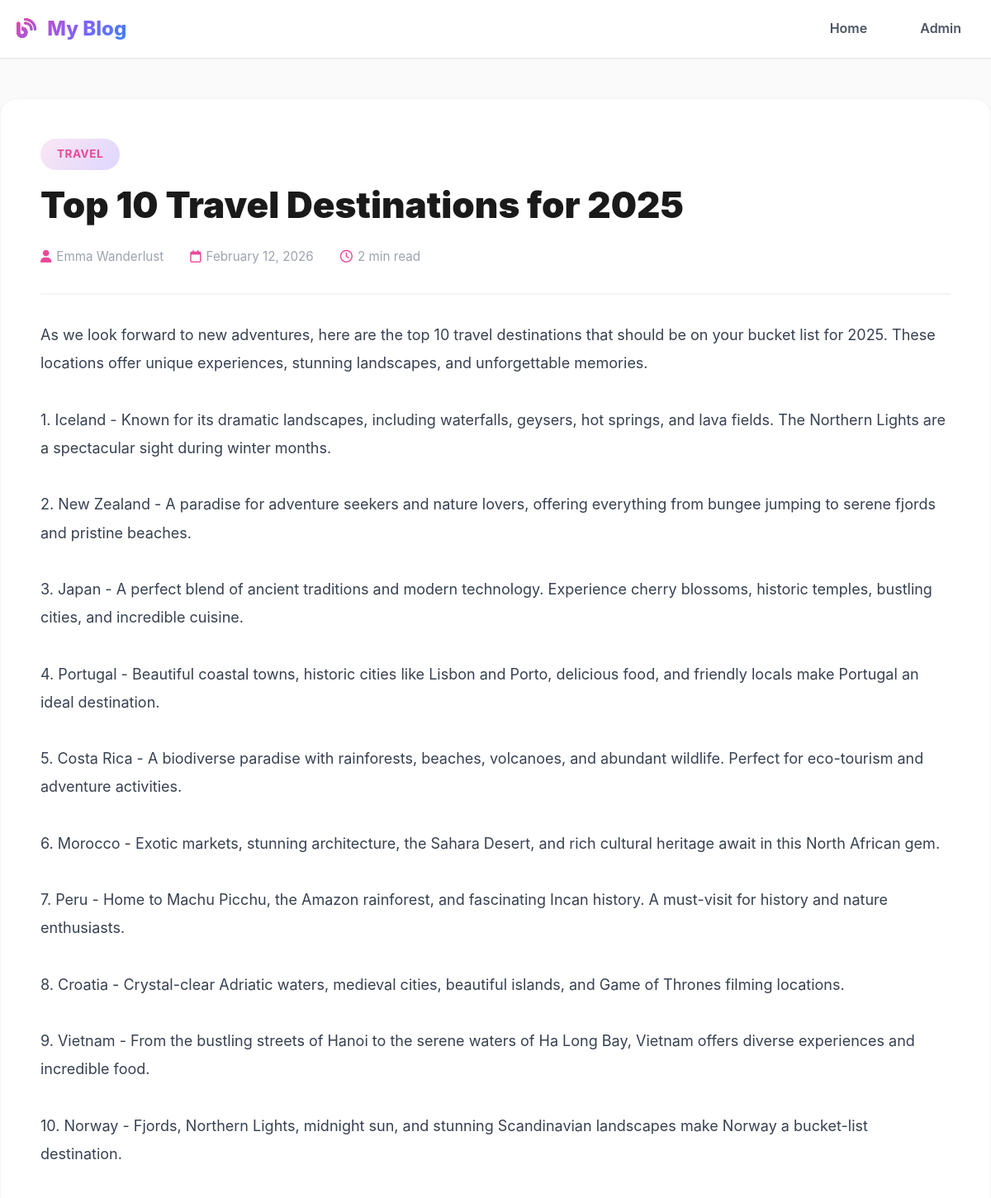
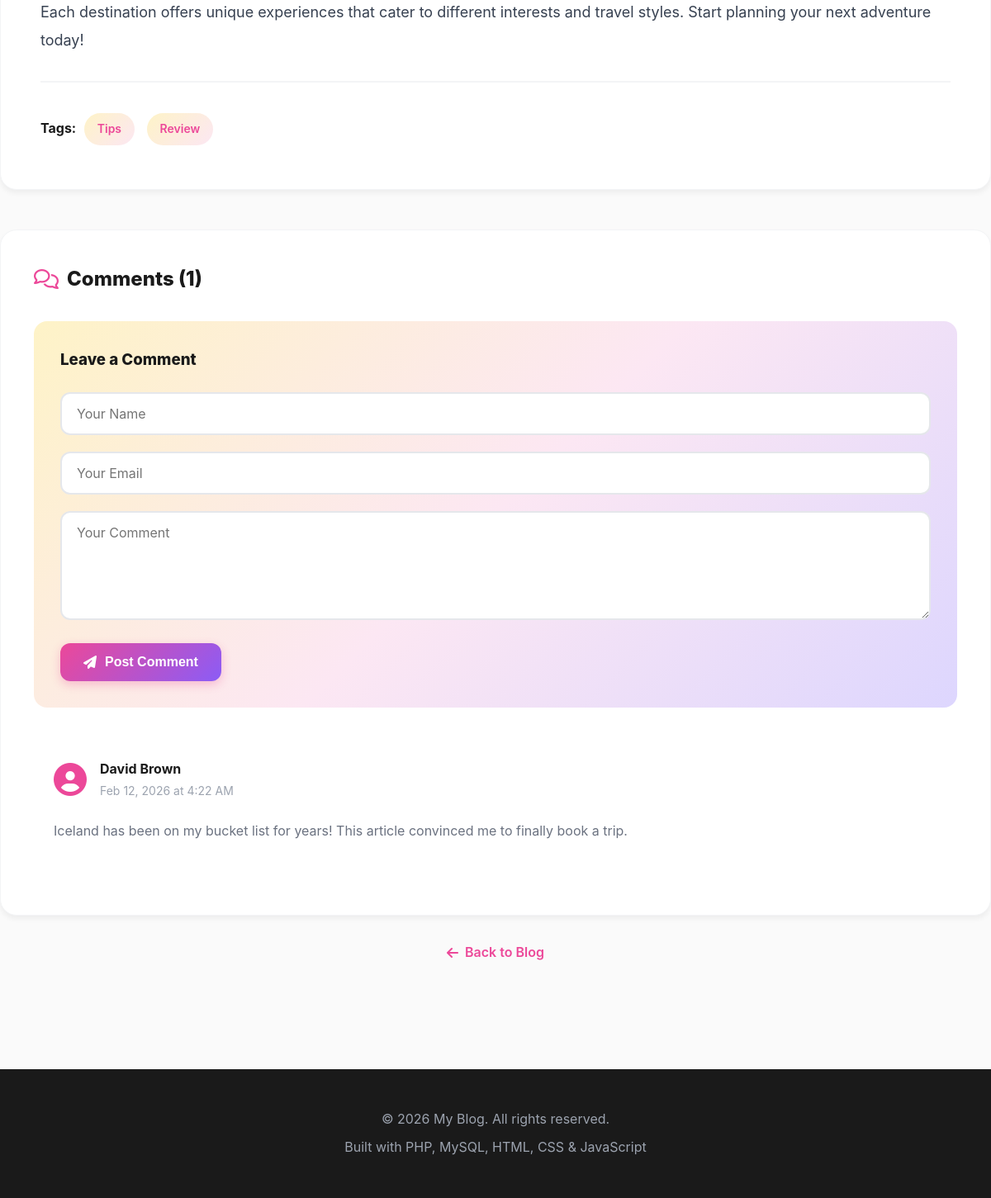
Screenshot of /post.php?id=3 with the database file from the repository (2 pictures, top to bottom).
### tables this page shows
CREATE TABLE IF NOT EXISTS posts (
    id INT PRIMARY KEY AUTO_INCREMENT,
    title VARCHAR(255) NOT NULL,
    content TEXT NOT NULL,
    category_id INT,
    author VARCHAR(100),
    created_at TIMESTAMP DEFAULT CURRENT_TIMESTAMP,
    updated_at TIMESTAMP DEFAULT CURRENT_TIMESTAMP ON UPDATE CURRENT_TIMESTAMP,
    FOREIGN KEY (category_id) REFERENCES categories(id) ON DELETE SET NULL
);

CREATE TABLE IF NOT EXISTS categories (
    id INT PRIMARY KEY AUTO_INCREMENT,
    name VARCHAR(100) NOT NULL,
    created_at TIMESTAMP DEFAULT CURRENT_TIMESTAMP
);

CREATE TABLE IF NOT EXISTS tags (
    id INT PRIMARY KEY AUTO_INCREMENT,
    name VARCHAR(50) NOT NULL UNIQUE,
    created_at TIMESTAMP DEFAULT CURRENT_TIMESTAMP
);

CREATE TABLE IF NOT EXISTS comments (
    id INT PRIMARY KEY AUTO_INCREMENT,
    post_id INT,
    name VARCHAR(100) NOT NULL,
    email VARCHAR(100) NOT NULL,
    comment TEXT NOT NULL,
    created_at TIMESTAMP DEFAULT CURRENT_TIMESTAMP,
    FOREIGN KEY (post_id) REFERENCES posts(id) ON DELETE CASCADE
);

### post.php (the view, shortened to what this page needs)
<?php
require_once 'includes/config.php';
$post_id = isset($_GET['id']) ? (int)$_GET['id'] : 0;
$query = "SELECT p.*, c.name as category_name
          FROM posts p
          LEFT JOIN categories c ON p.category_id = c.id
          WHERE p.id = ?";
$stmt = $conn->prepare($query);
$stmt->bind_param("i", $post_id);
$stmt->execute();
$result = $stmt->get_result();
$post = $result->fetch_assoc();
$tags_query = "SELECT t.name FROM tags t
               JOIN post_tags pt ON t.id = pt.tag_id
               WHERE pt.post_id = ?";
$stmt = $conn->prepare($tags_query);
$stmt->bind_param("i", $post_id);
$stmt->execute();
$tags_result = $stmt->get_result();
$comments_query = "SELECT * FROM comments WHERE post_id = ? ORDER BY created_at DESC";
$stmt = $conn->prepare($comments_query);
$stmt->bind_param("i", $post_id);
$stmt->execute();
$comments = $stmt->get_result();
include 'includes/header.php';
?>
<div class="container post-detail">
    <article class="post-content">
        <div class="post-header">
            <span class="category-badge"><?php echo htmlspecialchars($post['category_name']); ?></span>
            <h1><?php echo htmlspecialchars($post['title']); ?></h1>
            <div class="post-info">
                <span><i class="fas fa-user"></i> <?php echo htmlspecialchars($post['author']); ?></span>
                <span><i class="far fa-calendar"></i> <?php echo date('F d, Y', strtotime($post['created_at'])); ?></span>
                <span><i class="far fa-clock"></i> <?php echo ceil(str_word_count($post['content']) / 200); ?> min read</span>
            </div>
        </div>
        <div class="post-body">
            <?php echo nl2br(htmlspecialchars($post['content'])); ?>
        </div>
        <?php if ($tags_result->num_rows > 0): ?>
            <div class="post-tags">
                <strong>Tags:</strong>
                <?php while($tag = $tags_result->fetch_assoc()): ?>
                    <span class="tag"><?php echo htmlspecialchars($tag['name']); ?></span>
                <?php endwhile; ?>
            </div>
        <?php endif; ?>
    </article>
    <section class="comments-section">
        <h2><i class="far fa-comments"></i> Comments (<?php echo $comments->num_rows; ?>)</h2>
        <div class="comment-form">
            <h3>Leave a Comment</h3>
            <form method="POST" action="">
                <div class="form-group">
                    <input type="text" name="name" placeholder="Your Name" required>
                </div>
                <div class="form-group">
                    <input type="email" name="email" placeholder="Your Email" required>
                </div>
                <div class="form-group">
                    <textarea name="comment" rows="5" placeholder="Your Comment" required></textarea>
                </div>
                <button type="submit" name="submit_comment" class="btn btn-primary">
                    <i class="fas fa-paper-plane"></i> Post Comment
                </button>
            </form>
        </div>
        <div class="comments-list">
            <?php if ($comments->num_rows > 0): ?>
                <?php while($comment = $comments->fetch_assoc()): ?>
                    <div class="comment">
                        <div class="comment-header">
                            <div class="comment-avatar">
                                <i class="fas fa-user-circle"></i>
                            </div>
                            <div class="comment-meta">
                                <strong><?php echo htmlspecialchars($comment['name']); ?></strong>
                                <span class="comment-date"><?php echo date('M d, Y \a\t g:i A', strtotime($comment['created_at'])); ?></span>
                            </div>
                        </div>
                        <div class="comment-body">
                            <?php echo nl2br(htmlspecialchars($comment['comment'])); ?>
                        </div>
                    </div>
                <?php endwhile; ?>
            <?php else: ?>
                <p class="no-comments">No comments yet. Be the first to comment!</p>
            <?php endif; ?>
        </div>
    </section>
    <div class="back-link">
        <a href="index.php"><i class="fas fa-arrow-left"></i> Back to Blog</a>
    </div>
</div>
<?php include 'includes/footer.php'; ?>

### css/style.css (style rules this page uses)
* { margin: 0; padding: 0; box-sizing: border-box; }
body { font-family: 'Inter', -apple-system, BlinkMacSystemFont, 'Segoe UI', Roboto, sans-serif; line-height: 1.6; color: #1a1a1a; background: #fafafa; }
a { text-decoration: none; color: inherit; transition: all 0.3s ease; }
.container { max-width: 1200px; margin: 0 auto; padding: 0 20px; }
.post-detail { padding: 3rem 0; }
.post-content { background: #ffffff; border-radius: 20px; padding: 3rem; box-shadow: 0 4px 6px rgba(0,0,0,0.05); margin-bottom: 3rem; border: 1px solid #f3f4f6; }
.post-header { border-bottom: 2px solid #f3f4f6; padding-bottom: 2rem; margin-bottom: 2rem; }
.category-badge { background: linear-gradient(135deg, #fce7f3 0%, #ddd6fe 100%); color: #ec4899; padding: 8px 20px; border-radius: 25px; font-size: 0.85rem; display: inline-block; margin-bottom: 1rem; font-weight: 700; text-transform: uppercase; letter-spacing: 0.5px; }
.post-header h1 { font-size: 2.75rem; margin-bottom: 1.5rem; color: #1a1a1a; font-weight: 900; line-height: 1.2; }
.post-info { display: flex; gap: 2rem; color: #9ca3af; font-size: 0.95rem; flex-wrap: wrap; }
.post-info span { display: flex; align-items: center; gap: 6px; }
.post-info i { color: #ec4899; }
.post-body { font-size: 1.125rem; line-height: 1.9; color: #374151; margin-bottom: 2rem; }
.post-tags { padding-top: 2rem; border-top: 2px solid #f3f4f6; }
.tag { display: inline-block; background: linear-gradient(135deg, #fef3c7 0%, #fce7f3 100%); padding: 8px 16px; border-radius: 20px; margin: 5px; font-size: 0.875rem; color: #ec4899; font-weight: 600; }
.comments-section { background: #ffffff; border-radius: 20px; padding: 2.5rem; box-shadow: 0 4px 6px rgba(0,0,0,0.05); margin-bottom: 2rem; border: 1px solid #f3f4f6; }
.comments-section h2 { margin-bottom: 2rem; color: #1a1a1a; font-weight: 800; display: flex; align-items: center; gap: 10px; }
.comments-section h2 i { color: #ec4899; }
.comment-form { background: linear-gradient(135deg, #fef3c7 0%, #fce7f3 50%, #ddd6fe 100%); padding: 2rem; border-radius: 16px; margin-bottom: 2rem; }
.comment-form h3 { margin-bottom: 1.5rem; color: #1a1a1a; font-weight: 800; }
.form-group { margin-bottom: 1.25rem; }
.form-group input, .form-group textarea, .form-group select { width: 100%; padding: 14px 18px; border: 2px solid #e5e7eb; border-radius: 12px; font-size: 1rem; font-family: inherit; transition: all 0.3s; background: #ffffff; }
.btn { padding: 14px 28px; border: none; border-radius: 12px; cursor: pointer; font-size: 1rem; font-weight: 700; transition: all 0.3s; display: inline-flex; align-items: center; gap: 10px; }
.btn-primary { background: linear-gradient(135deg, #ec4899, #8b5cf6); color: white; box-shadow: 0 4px 12px rgba(236, 72, 153, 0.3); }
.comment { padding: 1.5rem; border-bottom: 1px solid #f3f4f6; margin-bottom: 1.5rem; transition: background 0.3s; }
.comment:last-child { border-bottom: none; }
.comment-header { display: flex; align-items: center; gap: 1rem; margin-bottom: 1rem; }
.comment-avatar { font-size: 2.5rem; color: #ec4899; }
.comment-meta strong { display: block; color: #1a1a1a; font-weight: 700; }
.comment-date { color: #9ca3af; font-size: 0.875rem; }
.comment-body { color: #6b7280; line-height: 1.7; }
.back-link { text-align: center; margin-top: 2rem; }
.back-link a { color: #ec4899; font-weight: 600; display: inline-flex; align-items: center; gap: 8px; }

### rows the page displays
posts: category.name "TRAVEL", title "Top 10 Travel Destinations for 2025", author "Emma Wanderlust", created_at "February 12, 2026", ceil(str_word_count($post['content'])/200) "2", content "As we look forward to new adventures, here are the top 10 travel destinations that should be on your bucket list for 2025. These locations offer unique experiences, stunning landscapes, and unforgettable memories. 1. Iceland - Known for its dramatic landscapes, including waterfalls, geysers, hot springs, and lava fields. The Northern Lights are a spectacular sight during winter months. 2. New Zealand - A paradise for adventure seekers and nature lovers, offering everything from bungee jumping to serene fjords and pristine beaches. 3. Japan - A perfect blend of ancient traditions and modern technology. Experience cherry blossoms, historic temples, bustling cities, and incredible cuisine. 4.…"
tags: name "Tips"
tags: name "Review"
comments: name "David Brown", created_at "Feb 12, 2026 at 4:22 AM", comment "Iceland has been on my bucket list for years! This article convinced me to finally book a trip."

### other values shown
SITE_NAME "My Blog"
$comments->num_rows "1"
